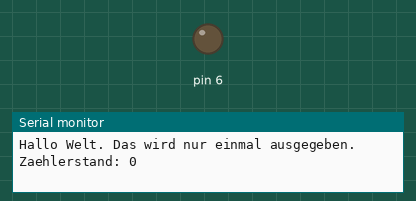
The sketch below on a simulated Arduino Uno, built with avr-gcc and run on an emulated ATmega328P. Parts: output pins drawn as LEDs (lit = HIGH), the last lines printed to the serial monitor. At 41.0 s the program stops and its outputs stay as they are.

Above: at 0.1 s.
At 20.1 s:
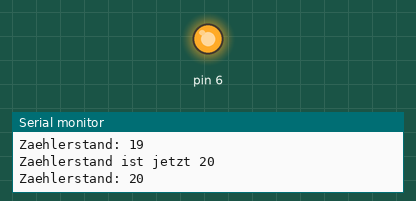
Timing chart, 0 to 21.6 s (numbered marks = the images above):
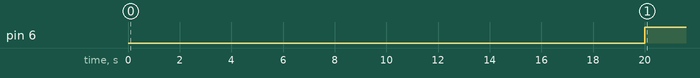

The sketch:

SerialMonitor_261023_V1.1_NiclasHeinz.ino
```cpp
  int zaehler = 0; //
 void setup() {
  // put your setup code here, to run once:
  Serial.begin(9600); // initialisieren des seriellen Monitors und dessen Port
  Serial.println("Hallo Welt. Das wird nur einmal ausgegeben.");
  pinMode(6, OUTPUT);
}

void loop() {
  // put your main code here, to run repeatedly:
  Serial.print("Zaehlerstand: ");
  Serial.println(zaehler);
  delay(1000);
  zaehler = zaehler + 1;

  if (zaehler == 20) {
    Serial.println("Zaehlerstand ist jetzt 20");
    digitalWrite(6, HIGH); // legt Spannung auf Pin 6

  }

  if (zaehler == 41) {
    digitalWrite(3, HIGH); // legt Spannung auf Pin 5
    exit(0);
  }

}
```

Measured:
- by itself, pin 6: LOW → HIGH at 20.0 s
